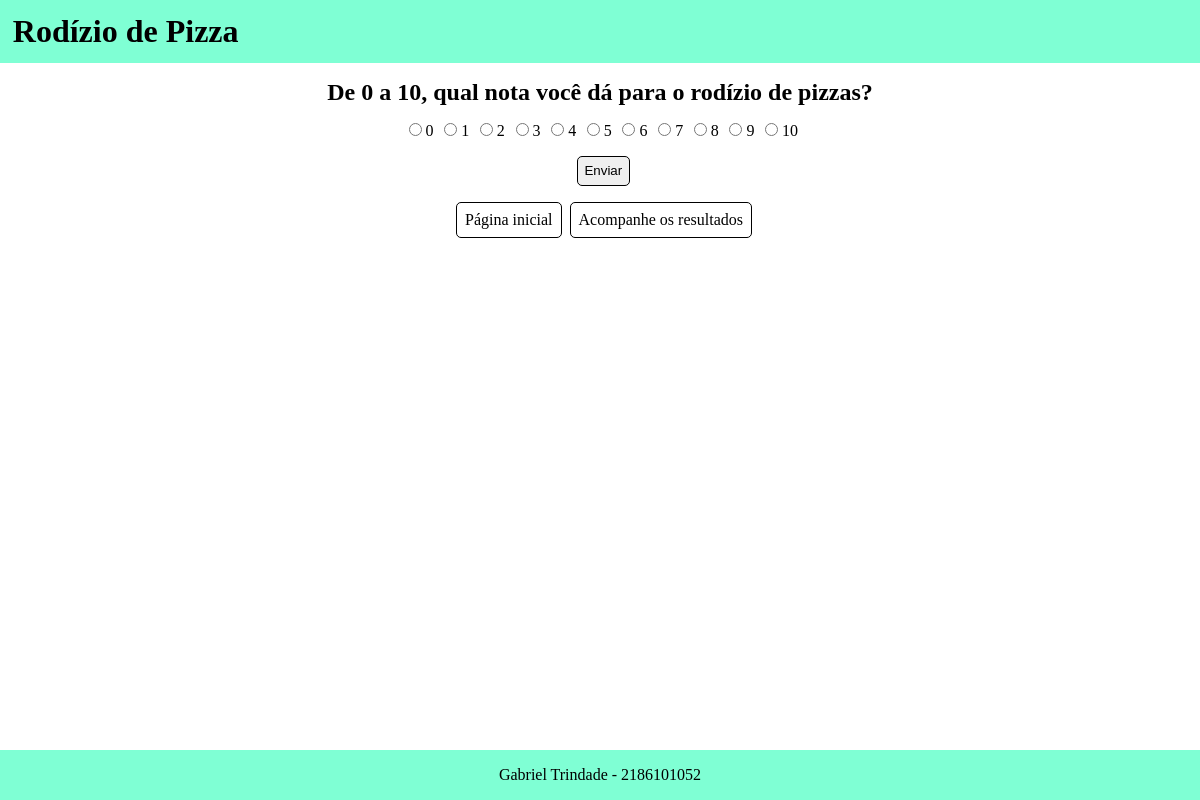
Page /vote/1 on the committed database.
### backend/models.py (models this page shows)
class Question(models.Model):
  text = models.CharField(max_length=200)
  pub_date = models.DateTimeField('date_published')

class Option(models.Model):
  question = models.ForeignKey(Question, on_delete=models.CASCADE)
  text = models.CharField(max_length=200)
  votes = models.IntegerField(default=0)

### backend/views.py (the view)
# urls.py: path('vote/<int:question_id>', views.vote, name='vote'),
def vote(req, question_id):
    question = get_object_or_404(Question, pk=question_id)
    if req.method == 'POST':
        try:
            print('Recuperando opção')
            print(req.POST)
            selected_choice = question.option_set.get(pk=(int(req.POST['option']) + 1))
        except KeyError:
            print('Erro')
            return render(req, 'backend/vote.html', {
                'question': question,
                'error_message': "You didn't select a choice.",
            })
        else:
            print('Sucesso')
            selected_choice.votes += 1
            selected_choice.save()
            return HttpResponseRedirect(reverse('backend:results', args=(question_id,)))
    else:
        context = {'question': question}
        return render(req, 'backend/vote.html', context)

### backend/templates/backend/vote.html (shortened to what this page needs)
{% load static %}
<div>
  <link rel="stylesheet" href="{% static 'styles.css' %}">
  <header>
    <h1>Rodízio de Pizza</h1>
  </header>
  <main>
    <div style="padding: 1em;">
      <form action="{% url 'backend:vote' question.id %}" method="post">
        <h2>{{ question.text }}</h2>
        <div style="padding: 1em;">
          {% for option in question.option_set.all %}
          <input id="{{option.id}}" type="radio" value="{{option.text}}" name="option" />
          <label for="{{option.text}}">{{option.text}}</label>
          {% endfor %}
        </div>
        <input type="submit" value="Enviar"></input>
      </form>
    </div>
    <div class="botoes">
      <a href="{% url 'backend:index' %}">Página inicial</a>
      <a href="{% url 'backend:results' question.id %}">Acompanhe os resultados</a>
    </div>
  </main>
  <footer>Gabriel Trindade - 2186101052</footer>
</div>

### backend/static/styles.css (style rules this page uses)
* { margin: 0; padding: 0; box-sizing: border-box; }
header { background-color: aquamarine; padding: 0.8em; }
main { height: calc(100% - 7em); text-align: center; }
a, input { border: 1px black solid; text-decoration: none; padding: 0.5em; border-radius: 5px; color: black; margin-left: 0.5em; }
footer { background-color: aquamarine; padding: 1em; text-align: center; position: absolute; bottom: 0; width: 100%; }
.botoes { display: flex; align-items: center; justify-content: center; }

### rows in the picture
Question: text "De 0 a 10, qual nota você dá para o rodízio de pizzas?"
Option: text "0"
Option: text "1"
Option: text "2"
Option: text "3"
Option: text "4"
Option: text "5"
Option: text "6"
Option: text "7"
Option: text "8"
Option: text "9"
Option: text "10"
